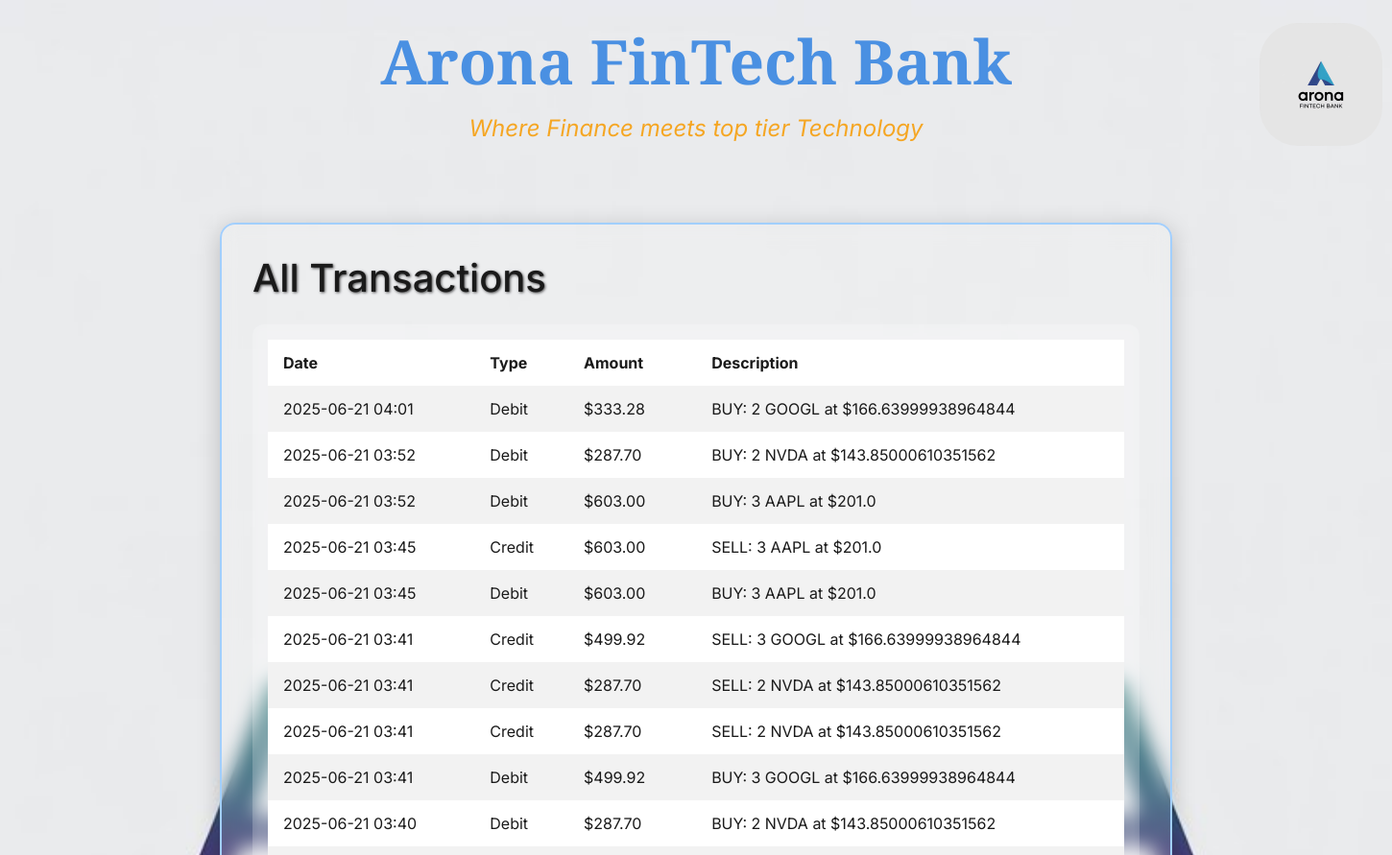
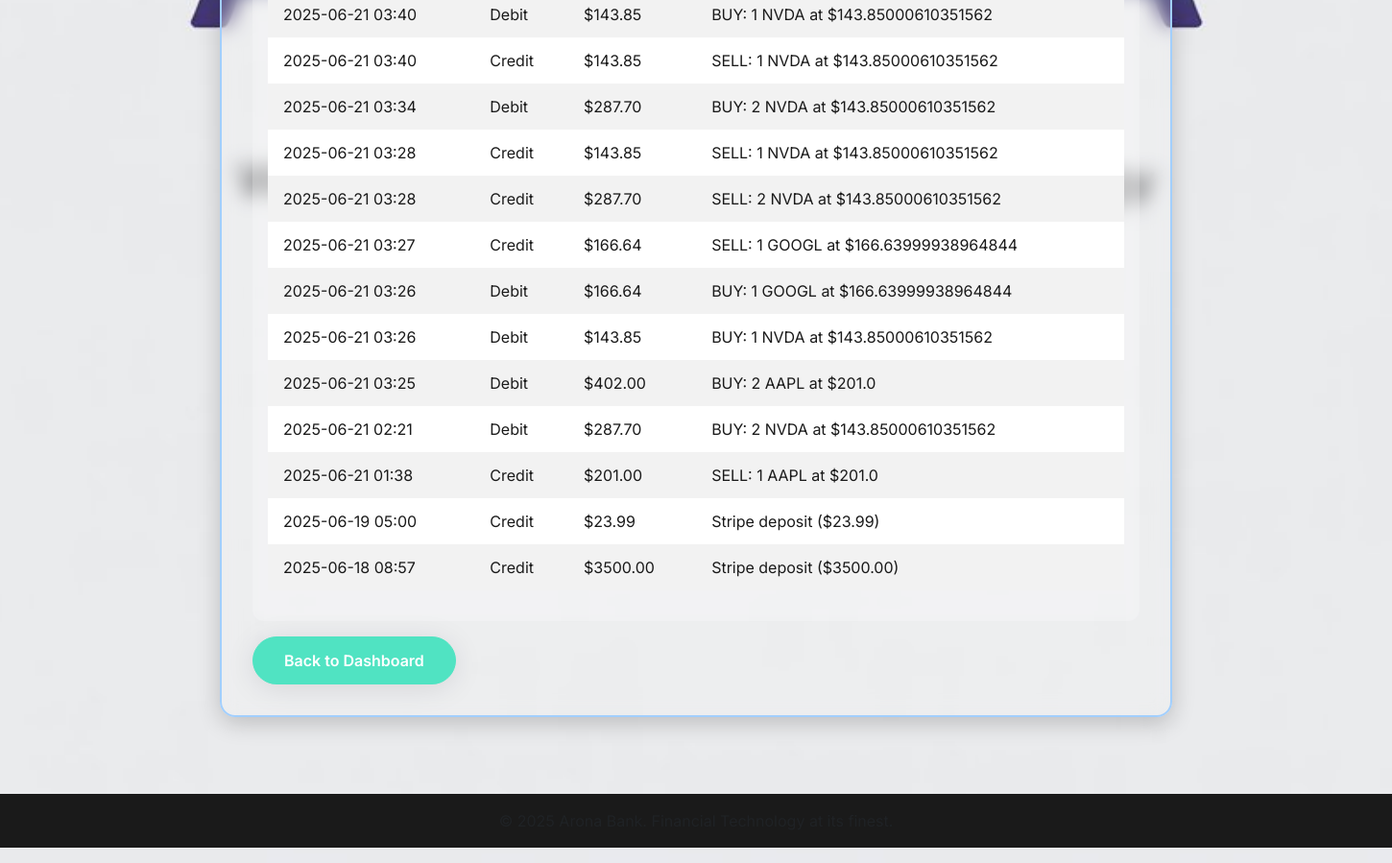
The app's page /transactions/ (signed in) with its own data (2 pictures, top to bottom).
### ledger/models.py (models this page shows, shortened)
class Transaction(models.Model):
    CREDIT = 'CR'
    DEBIT = 'DB'
    TRANSACTION_TYPES = [
        (CREDIT, 'Credit'),
        (DEBIT, 'Debit'),
    ]
    account = models.ForeignKey(Account, on_delete=models.CASCADE, related_name='transactions')
    transaction_type = models.CharField(max_length=2, choices=TRANSACTION_TYPES)
    amount = models.DecimalField(max_digits=12, decimal_places=2)
    description = models.CharField(max_length=255)
    timestamp = models.DateTimeField(auto_now_add=True)

### ledger/views.py (the view)
# urls.py: path('transactions/', views.transaction_list, name='transactions'),
@login_required
def transaction_list(request):
    account = Account.objects.get(user=request.user)
    transactions = account.transactions.order_by('-timestamp')
    return render(request, 'ledger/transactions.html', {
        'transactions': transactions
    })

### templates/ledger/transactions.html (shortened to what this page needs)
{% extends 'base.html' %}
{% block content %}
<div class="dashboard-container">
  <div class="dashboard-box">
    <h2 class="mb-4">All Transactions</h2>
    <div class="dashboard-table">
      <table class="table table-borderless table-striped">
        <thead>
          <tr>
            <th>Date</th><th>Type</th><th>Amount</th><th>Description</th>
          </tr>
        </thead>
        <tbody>
          {% for tx in transactions %}
          <tr>
            <td>{{ tx.timestamp|date:"Y-m-d H:i" }}</td>
            <td>{{ tx.get_transaction_type_display }}</td>
            <td>${{ tx.amount }}</td>
            <td>{{ tx.description }}</td>
          </tr>
          {% empty %}
          <tr><td colspan="4">No transactions to show.</td></tr>
          {% endfor %}
        </tbody>
      </table>
    </div>
    <a href="{% url 'dashboard' %}" class="btn btn-primary mt-3">Back to Dashboard</a>
  </div>
</div>
{% endblock %}

### templates/base.html (shortened to what this page needs)
{% load static %}
<!DOCTYPE html>
<html lang="en">
<head>
  <link href="https://cdn.jsdelivr.net/npm/bootstrap@5.4.0/dist/css/bootstrap.min.css" rel="stylesheet">
  <link href="https://cdnjs.cloudflare.com/ajax/libs/font-awesome/6.5.0/css/all.min.css" rel="stylesheet">
  <link rel="stylesheet" href="{% static 'css/styles.css' %}">
</head>
<body class="background-image d-flex flex-column min-vh-100">
  <div class="dashboard-header-wrapper position-relative text-center">
    <img src="{% static 'images/logo.jpeg' %}" alt="Logo" class="bank-logo-absolute">
    <div class="dashboard-header">Arona FinTech Bank</div>
    <div class="dashboard-subheader">Where Finance meets top tier Technology</div>
  </div>
  <div class="container-fluid px-0 flex-grow-1">
    {% block content %}{% endblock %}
  </div>
  <footer class="mt-auto text-center mb-3 text-muted">
  </footer>
</body>
</html>

### static/css/styles.css (style rules this page uses)
:root { --arona-primary: #4A90E2; --arona-secondary: #50E3C2; --arona-accent: #F5A623; --arona-dark: #1A1A1A; --arona-light: #F9F9F9; }
.btn-primary { background: var(--arona-secondary); border: 1px solid var(--arona-secondary); color: #fff; font-weight: 600; border-radius: 9999px; padding: 0.75rem 2rem; backdrop-filter: blur(10px); -webkit-backdrop-filter: blur(10px); box-shadow: 0 4px 30px rgba(0,0,0,0.1); transition: transform 0.3s ease, background 0.3s ease, box-shadow 0.3s ease; }
.dashboard-container { max-width: 1024px; margin: 2rem auto; padding: 1rem; }
.dashboard-box { background: rgba(255, 255, 255, 0.15); backdrop-filter: blur(10px); -webkit-backdrop-filter: blur(10px); border: 2px solid #a2cffe; border-radius: 1rem; padding: 2rem; margin-bottom: 2rem; box-shadow: 0 6px 24px rgba(0, 0, 0, 0.2); color: #000; transition: transform 0.3s ease, background 0.3s ease, box-shadow 0.3s ease; }
.dashboard-box h2 { font-size: 2rem; margin-bottom: 1rem; text-shadow: 1px 1px 3px rgba(0, 0, 0, 0.7); }
.dashboard-box h2 { font-size: 2.5rem; margin-bottom: 1rem; }
.dashboard-table { background: rgba(255, 255, 255, 0.15); backdrop-filter: blur(6px); border-radius: 0.75rem; padding: 1rem; }
.dashboard-table table { width: 100%; border-collapse: separate; border-spacing: 0; }
.dashboard-table thead { background: rgba(255,255,255,0.2); }
.dashboard-table th, .dashboard-table td { padding: 0.75rem 1rem; color: var(--arona-dark); }
footer { background: var(--arona-dark); color: var(--arona-light); text-align: center; padding: 1rem; }
.dashboard-header { font-family: 'Playfair Display', serif; font-size: 4rem; font-weight: 700; color: var(--arona-primary); text-align: center; margin: 1rem 0 0.25rem; }
.dashboard-subheader { font-family: 'Inter', sans-serif; font-size: 1.5rem; font-style: italic; color: var(--arona-accent); text-align: center; margin-bottom: 2rem; }
body { margin: 0; padding: 0; background: url('../images/BACKGROUND.jpeg') no-repeat center center fixed; background-size: cover; background-attachment: fixed; color: var(--arona-dark); font-family: 'Inter', sans-serif; }
.dashboard-container:not(.dark-mode) .dashboard-box h2, .dashboard-container:not(.dark-mode) .dashboard-box h3, .dashboard-container:not(.dark-mode) .dashboard-box h4, .dashboard-container:not(.dark-mode) .dashboard-box p, .dashboard-container:not(.dark-mode) .dashboard-box li, .dashboard-container:not(.dark-mode) .dashboard-box strong { color: var(--arona-dark); }
.bank-logo-absolute { position: absolute; top: 1.5rem; left: 82rem; height: 8rem; width: auto; object-fit: contain; border-radius: 2.5rem; z-index: 1000; pointer-events: none; }

### records on screen
Transaction: timestamp "2025-06-21 04:01", transaction_type "Debit", amount "333.28", description "BUY: 2 GOOGL at $166.63999938964844"
Transaction: timestamp "2025-06-21 03:52", transaction_type "Debit", amount "287.70", description "BUY: 2 NVDA at $143.85000610351562"
Transaction: timestamp "2025-06-21 03:52", transaction_type "Debit", amount "603.00", description "BUY: 3 AAPL at $201.0"
Transaction: timestamp "2025-06-21 03:45", transaction_type "Credit", amount "603.00", description "SELL: 3 AAPL at $201.0"
Transaction: timestamp "2025-06-21 03:45", transaction_type "Debit", amount "603.00", description "BUY: 3 AAPL at $201.0"
Transaction: timestamp "2025-06-21 03:41", transaction_type "Credit", amount "499.92", description "SELL: 3 GOOGL at $166.63999938964844"
Transaction: timestamp "2025-06-21 03:41", transaction_type "Credit", amount "287.70", description "SELL: 2 NVDA at $143.85000610351562"
Transaction: timestamp "2025-06-21 03:41", transaction_type "Credit", amount "287.70", description "SELL: 2 NVDA at $143.85000610351562"
Transaction: timestamp "2025-06-21 03:41", transaction_type "Debit", amount "499.92", description "BUY: 3 GOOGL at $166.63999938964844"
Transaction: timestamp "2025-06-21 03:40", transaction_type "Debit", amount "287.70", description "BUY: 2 NVDA at $143.85000610351562"
Transaction: timestamp "2025-06-21 03:40", transaction_type "Debit", amount "143.85", description "BUY: 1 NVDA at $143.85000610351562"
Transaction: timestamp "2025-06-21 03:40", transaction_type "Credit", amount "143.85", description "SELL: 1 NVDA at $143.85000610351562"
Transaction: timestamp "2025-06-21 03:34", transaction_type "Debit", amount "287.70", description "BUY: 2 NVDA at $143.85000610351562"
Transaction: timestamp "2025-06-21 03:28", transaction_type "Credit", amount "143.85", description "SELL: 1 NVDA at $143.85000610351562"
Transaction: timestamp "2025-06-21 03:28", transaction_type "Credit", amount "287.70", description "SELL: 2 NVDA at $143.85000610351562"
Transaction: timestamp "2025-06-21 03:27", transaction_type "Credit", amount "166.64", description "SELL: 1 GOOGL at $166.63999938964844"
Transaction: timestamp "2025-06-21 03:26", transaction_type "Debit", amount "166.64", description "BUY: 1 GOOGL at $166.63999938964844"
Transaction: timestamp "2025-06-21 03:26", transaction_type "Debit", amount "143.85", description "BUY: 1 NVDA at $143.85000610351562"
Transaction: timestamp "2025-06-21 03:25", transaction_type "Debit", amount "402.00", description "BUY: 2 AAPL at $201.0"
Transaction: timestamp "2025-06-21 02:21", transaction_type "Debit", amount "287.70", description "BUY: 2 NVDA at $143.85000610351562"
Transaction: timestamp "2025-06-21 01:38", transaction_type "Credit", amount "201.00", description "SELL: 1 AAPL at $201.0"
Transaction: timestamp "2025-06-19 05:00", transaction_type "Credit", amount "23.99", description "Stripe deposit ($23.99)"
Transaction: timestamp "2025-06-18 08:57", transaction_type "Credit", amount "3500.00", description "Stripe deposit ($3500.00)"
